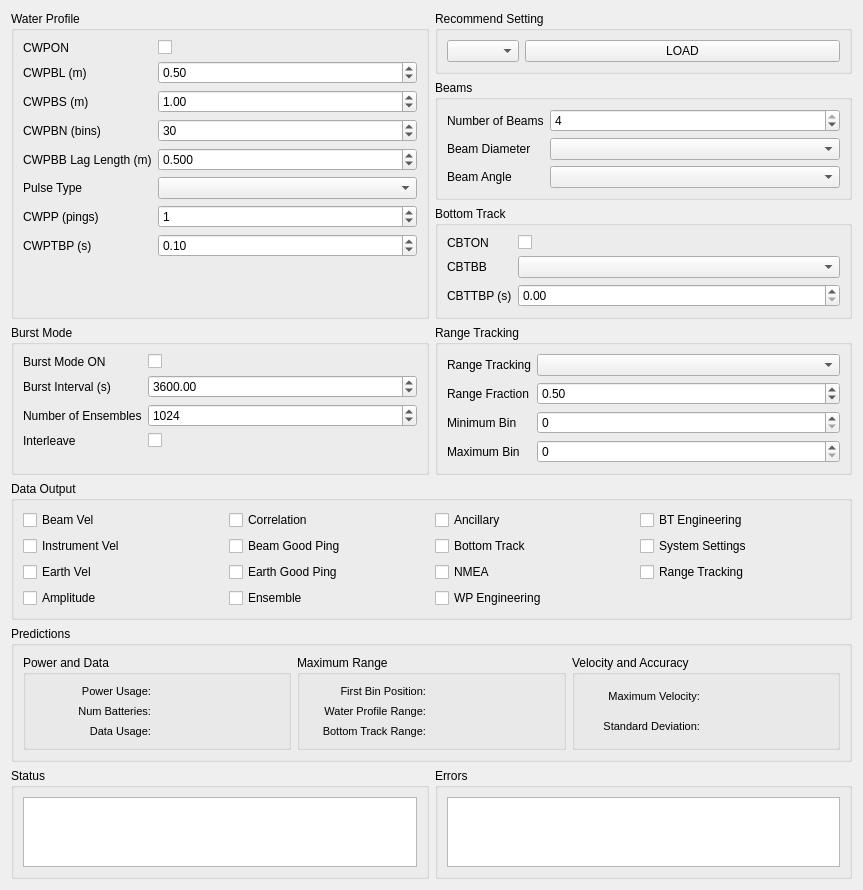
<?xml version="1.0" encoding="UTF-8"?>
<ui version="4.0">
 <class>Subsystem</class>
 <widget class="QWidget" name="Subsystem">
  <property name="geometry">
   <rect>
    <x>0</x>
    <y>0</y>
    <width>863</width>
    <height>867</height>
   </rect>
  </property>
  <property name="windowTitle">
   <string>MainWindow</string>
  </property>
  <layout class="QVBoxLayout" name="verticalLayout">
   <item>
    <layout class="QHBoxLayout" name="horizontalLayout_2">
     <item>
      <widget class="QGroupBox" name="groupBox">
       <property name="title">
        <string>Water Profile</string>
       </property>
       <layout class="QFormLayout" name="formLayout_2">
        <item row="1" column="0">
         <widget class="QLabel" name="label">
          <property name="text">
           <string>CWPON</string>
          </property>
         </widget>
        </item>
        <item row="2" column="0">
         <widget class="QLabel" name="label_2">
          <property name="text">
           <string>CWPBL (m)</string>
          </property>
         </widget>
        </item>
        <item row="2" column="1">
         <widget class="QDoubleSpinBox" name="cwpblDoubleSpinBox">
          <property name="singleStep">
           <double>0.250000000000000</double>
          </property>
          <property name="value">
           <double>0.500000000000000</double>
          </property>
         </widget>
        </item>
        <item row="3" column="0">
         <widget class="QLabel" name="label_3">
          <property name="text">
           <string>CWPBS (m)</string>
          </property>
         </widget>
        </item>
        <item row="3" column="1">
         <widget class="QDoubleSpinBox" name="cwpbsDoubleSpinBox">
          <property name="minimum">
           <double>0.010000000000000</double>
          </property>
          <property name="maximum">
           <double>200.000000000000000</double>
          </property>
          <property name="singleStep">
           <double>0.100000000000000</double>
          </property>
          <property name="value">
           <double>1.000000000000000</double>
          </property>
         </widget>
        </item>
        <item row="4" column="0">
         <widget class="QLabel" name="label_4">
          <property name="text">
           <string>CWPBN (bins)</string>
          </property>
         </widget>
        </item>
        <item row="4" column="1">
         <widget class="QSpinBox" name="cwpbnSpinBox">
          <property name="minimum">
           <number>1</number>
          </property>
          <property name="maximum">
           <number>200</number>
          </property>
          <property name="value">
           <number>30</number>
          </property>
         </widget>
        </item>
        <item row="5" column="0">
         <widget class="QLabel" name="label_5">
          <property name="text">
           <string>CWPBB Lag Length (m)</string>
          </property>
         </widget>
        </item>
        <item row="5" column="1">
         <widget class="QDoubleSpinBox" name="cwpbbDoubleSpinBox">
          <property name="decimals">
           <number>3</number>
          </property>
          <property name="singleStep">
           <double>0.050000000000000</double>
          </property>
          <property name="value">
           <double>0.500000000000000</double>
          </property>
         </widget>
        </item>
        <item row="6" column="0">
         <widget class="QLabel" name="label_6">
          <property name="text">
           <string>Pulse Type</string>
          </property>
         </widget>
        </item>
        <item row="6" column="1">
         <widget class="QComboBox" name="cwpbbComboBox"/>
        </item>
        <item row="7" column="0">
         <widget class="QLabel" name="label_7">
          <property name="text">
           <string>CWPP (pings)</string>
          </property>
         </widget>
        </item>
        <item row="7" column="1">
         <widget class="QSpinBox" name="cwppSpinBox">
          <property name="maximum">
           <number>500</number>
          </property>
          <property name="value">
           <number>1</number>
          </property>
         </widget>
        </item>
        <item row="8" column="0">
         <widget class="QLabel" name="label_8">
          <property name="text">
           <string>CWPTBP (s)</string>
          </property>
         </widget>
        </item>
        <item row="8" column="1">
         <widget class="QDoubleSpinBox" name="cwptbpDoubleSpinBox">
          <property name="singleStep">
           <double>0.100000000000000</double>
          </property>
          <property name="value">
           <double>0.100000000000000</double>
          </property>
         </widget>
        </item>
        <item row="1" column="1">
         <widget class="QCheckBox" name="cwponCheckBox">
          <property name="text">
           <string/>
          </property>
         </widget>
        </item>
       </layout>
      </widget>
     </item>
     <item>
      <layout class="QVBoxLayout" name="verticalLayout_6">
       <item>
        <widget class="QGroupBox" name="recommendSettingGroupBox">
         <property name="title">
          <string>Recommend Setting</string>
         </property>
         <layout class="QFormLayout" name="formLayout_4">
          <item row="0" column="0">
           <widget class="QComboBox" name="recommendCfgComboBox"/>
          </item>
          <item row="0" column="1">
           <widget class="QPushButton" name="presetButton">
            <property name="text">
             <string>LOAD</string>
            </property>
           </widget>
          </item>
         </layout>
        </widget>
       </item>
       <item>
        <widget class="QGroupBox" name="numBeamsGroupBox">
         <property name="title">
          <string>Beams</string>
         </property>
         <layout class="QFormLayout" name="formLayout_5">
          <item row="0" column="0">
           <widget class="QLabel" name="label_15">
            <property name="text">
             <string>Number of Beams</string>
            </property>
           </widget>
          </item>
          <item row="0" column="1">
           <widget class="QSpinBox" name="numBeamsSpinBox">
            <property name="minimum">
             <number>1</number>
            </property>
            <property name="maximum">
             <number>4</number>
            </property>
            <property name="value">
             <number>4</number>
            </property>
           </widget>
          </item>
          <item row="1" column="0">
           <widget class="QLabel" name="label_28">
            <property name="text">
             <string>Beam Diameter</string>
            </property>
           </widget>
          </item>
          <item row="1" column="1">
           <widget class="QComboBox" name="beamDiaComboBox"/>
          </item>
          <item row="2" column="0">
           <widget class="QLabel" name="label_30">
            <property name="text">
             <string>Beam Angle</string>
            </property>
           </widget>
          </item>
          <item row="2" column="1">
           <widget class="QComboBox" name="beamAngleComboBox"/>
          </item>
         </layout>
        </widget>
       </item>
       <item>
        <widget class="QGroupBox" name="groupBox_2">
         <property name="title">
          <string>Bottom Track</string>
         </property>
         <layout class="QFormLayout" name="formLayout_3">
          <item row="0" column="0">
           <widget class="QLabel" name="label_9">
            <property name="text">
             <string>CBTON</string>
            </property>
           </widget>
          </item>
          <item row="0" column="1">
           <widget class="QCheckBox" name="cbtonCheckBox">
            <property name="text">
             <string/>
            </property>
           </widget>
          </item>
          <item row="1" column="0">
           <widget class="QLabel" name="label_10">
            <property name="text">
             <string>CBTBB</string>
            </property>
           </widget>
          </item>
          <item row="1" column="1">
           <widget class="QComboBox" name="cbtbbComboBox"/>
          </item>
          <item row="2" column="0">
           <widget class="QLabel" name="label_11">
            <property name="text">
             <string>CBTTBP (s)</string>
            </property>
           </widget>
          </item>
          <item row="2" column="1">
           <widget class="QDoubleSpinBox" name="cbttbpDoubleSpinBox"/>
          </item>
         </layout>
        </widget>
       </item>
      </layout>
     </item>
    </layout>
   </item>
   <item>
    <layout class="QHBoxLayout" name="horizontalLayout_3">
     <item>
      <widget class="QGroupBox" name="groupBox_3">
       <property name="title">
        <string>Burst Mode</string>
       </property>
       <layout class="QFormLayout" name="formLayout_6">
        <item row="2" column="0">
         <widget class="QLabel" name="label_13">
          <property name="text">
           <string>Burst Interval (s)</string>
          </property>
         </widget>
        </item>
        <item row="2" column="1">
         <widget class="QDoubleSpinBox" name="cbiBurstIntervalDoubleSpinBox">
          <property name="minimum">
           <double>0.000000000000000</double>
          </property>
          <property name="maximum">
           <double>86400.000000000000000</double>
          </property>
          <property name="value">
           <double>3600.000000000000000</double>
          </property>
         </widget>
        </item>
        <item row="3" column="0">
         <widget class="QLabel" name="label_14">
          <property name="text">
           <string>Number of Ensembles</string>
          </property>
         </widget>
        </item>
        <item row="3" column="1">
         <widget class="QSpinBox" name="cbiNumEnsSpinBox">
          <property name="maximum">
           <number>5000</number>
          </property>
          <property name="singleStep">
           <number>128</number>
          </property>
          <property name="value">
           <number>1024</number>
          </property>
         </widget>
        </item>
        <item row="4" column="0">
         <widget class="QLabel" name="label_18">
          <property name="text">
           <string>Interleave</string>
          </property>
         </widget>
        </item>
        <item row="4" column="1">
         <widget class="QCheckBox" name="cbiInterleaveCheckBox">
          <property name="text">
           <string/>
          </property>
         </widget>
        </item>
        <item row="1" column="0">
         <widget class="QLabel" name="label_12">
          <property name="text">
           <string>Burst Mode ON</string>
          </property>
         </widget>
        </item>
        <item row="1" column="1">
         <widget class="QCheckBox" name="cbiEnabledCheckBox">
          <property name="text">
           <string/>
          </property>
         </widget>
        </item>
       </layout>
      </widget>
     </item>
     <item>
      <widget class="QGroupBox" name="groupBox_11">
       <property name="title">
        <string>Range Tracking</string>
       </property>
       <layout class="QFormLayout" name="formLayout_7">
        <item row="1" column="1">
         <widget class="QComboBox" name="rangeTrackingComboBox"/>
        </item>
        <item row="2" column="0">
         <widget class="QLabel" name="label_22">
          <property name="text">
           <string>Range Fraction</string>
          </property>
         </widget>
        </item>
        <item row="2" column="1">
         <widget class="QDoubleSpinBox" name="cwprtRangeFractionSpinBox">
          <property name="value">
           <double>0.500000000000000</double>
          </property>
         </widget>
        </item>
        <item row="3" column="0">
         <widget class="QLabel" name="label_24">
          <property name="text">
           <string>Minimum Bin</string>
          </property>
         </widget>
        </item>
        <item row="3" column="1">
         <widget class="QSpinBox" name="cwprtMinBinSpinBox"/>
        </item>
        <item row="4" column="0">
         <widget class="QLabel" name="label_26">
          <property name="text">
           <string>Maximum Bin</string>
          </property>
         </widget>
        </item>
        <item row="4" column="1">
         <widget class="QSpinBox" name="cwprtMaxBinSpinBox"/>
        </item>
        <item row="1" column="0">
         <widget class="QLabel" name="label_20">
          <property name="text">
           <string>Range Tracking</string>
          </property>
         </widget>
        </item>
       </layout>
      </widget>
     </item>
    </layout>
   </item>
   <item>
    <widget class="QGroupBox" name="cedGroupBox">
     <property name="title">
      <string>Data Output</string>
     </property>
     <layout class="QGridLayout" name="gridLayout_4">
      <item row="0" column="0">
       <widget class="QCheckBox" name="cedBeamVelCheckBox">
        <property name="text">
         <string>Beam Vel</string>
        </property>
       </widget>
      </item>
      <item row="0" column="1">
       <widget class="QCheckBox" name="cedCorrCheckBox">
        <property name="text">
         <string>Correlation</string>
        </property>
       </widget>
      </item>
      <item row="0" column="2">
       <widget class="QCheckBox" name="cedAncCheckBox">
        <property name="text">
         <string>Ancillary</string>
        </property>
       </widget>
      </item>
      <item row="0" column="3">
       <widget class="QCheckBox" name="cedBtEngCheckBox">
        <property name="text">
         <string>BT Engineering</string>
        </property>
       </widget>
      </item>
      <item row="1" column="0">
       <widget class="QCheckBox" name="cedInstrVelCheckBox">
        <property name="text">
         <string>Instrument Vel</string>
        </property>
       </widget>
      </item>
      <item row="1" column="1">
       <widget class="QCheckBox" name="cedBeamGoodPingCheckBox">
        <property name="text">
         <string>Beam Good Ping</string>
        </property>
       </widget>
      </item>
      <item row="1" column="2">
       <widget class="QCheckBox" name="cedBtCheckBox">
        <property name="text">
         <string>Bottom Track</string>
        </property>
       </widget>
      </item>
      <item row="1" column="3">
       <widget class="QCheckBox" name="cedSysSettingCheckBox">
        <property name="text">
         <string>System Settings</string>
        </property>
       </widget>
      </item>
      <item row="2" column="0">
       <widget class="QCheckBox" name="cedEarthVelCheckBox">
        <property name="text">
         <string>Earth Vel</string>
        </property>
       </widget>
      </item>
      <item row="2" column="1">
       <widget class="QCheckBox" name="cedEarthGoodPingCheckBox">
        <property name="text">
         <string>Earth Good Ping</string>
        </property>
       </widget>
      </item>
      <item row="2" column="2">
       <widget class="QCheckBox" name="cedNmeaCheckBox">
        <property name="text">
         <string>NMEA</string>
        </property>
       </widget>
      </item>
      <item row="2" column="3">
       <widget class="QCheckBox" name="cedRangeTrackingCheckBox">
        <property name="text">
         <string>Range Tracking</string>
        </property>
       </widget>
      </item>
      <item row="3" column="0">
       <widget class="QCheckBox" name="cedAmpCheckBox">
        <property name="text">
         <string>Amplitude</string>
        </property>
       </widget>
      </item>
      <item row="3" column="1">
       <widget class="QCheckBox" name="cedEnsCheckBox">
        <property name="text">
         <string>Ensemble</string>
        </property>
       </widget>
      </item>
      <item row="3" column="2">
       <widget class="QCheckBox" name="cedWpEngCheckBox">
        <property name="text">
         <string>WP Engineering</string>
        </property>
       </widget>
      </item>
     </layout>
    </widget>
   </item>
   <item>
    <widget class="QGroupBox" name="predictionGroupBox">
     <property name="autoFillBackground">
      <bool>false</bool>
     </property>
     <property name="title">
      <string>Predictions</string>
     </property>
     <layout class="QHBoxLayout" name="horizontalLayout_4">
      <item>
       <widget class="QGroupBox" name="powerDataGroupBox">
        <property name="title">
         <string>Power and Data</string>
        </property>
        <layout class="QGridLayout" name="gridLayout_5">
         <item row="1" column="0">
          <widget class="QLabel" name="label_17">
           <property name="font">
            <font>
             <pointsize>8</pointsize>
            </font>
           </property>
           <property name="text">
            <string>Num Batteries: </string>
           </property>
           <property name="alignment">
            <set>Qt::AlignRight|Qt::AlignTrailing|Qt::AlignVCenter</set>
           </property>
          </widget>
         </item>
         <item row="2" column="0">
          <widget class="QLabel" name="label_29">
           <property name="font">
            <font>
             <pointsize>8</pointsize>
            </font>
           </property>
           <property name="text">
            <string>Data Usage: </string>
           </property>
           <property name="alignment">
            <set>Qt::AlignRight|Qt::AlignTrailing|Qt::AlignVCenter</set>
           </property>
          </widget>
         </item>
         <item row="2" column="1">
          <widget class="QLabel" name="dataUsageLabel">
           <property name="text">
            <string/>
           </property>
          </widget>
         </item>
         <item row="0" column="0">
          <widget class="QLabel" name="label_16">
           <property name="sizePolicy">
            <sizepolicy hsizetype="Preferred" vsizetype="Preferred">
             <horstretch>0</horstretch>
             <verstretch>0</verstretch>
            </sizepolicy>
           </property>
           <property name="font">
            <font>
             <pointsize>8</pointsize>
            </font>
           </property>
           <property name="text">
            <string>Power Usage: </string>
           </property>
           <property name="alignment">
            <set>Qt::AlignRight|Qt::AlignTrailing|Qt::AlignVCenter</set>
           </property>
          </widget>
         </item>
         <item row="0" column="1">
          <widget class="QLabel" name="powerLabel">
           <property name="text">
            <string/>
           </property>
          </widget>
         </item>
         <item row="1" column="1">
          <widget class="QLabel" name="numBatteriesLabel">
           <property name="text">
            <string/>
           </property>
          </widget>
         </item>
        </layout>
       </widget>
      </item>
      <item>
       <widget class="QGroupBox" name="rangeGroupBox">
        <property name="title">
         <string>Maximum Range</string>
        </property>
        <layout class="QGridLayout" name="gridLayout_2">
         <item row="0" column="1">
          <widget class="QLabel" name="firstBinPosLabel">
           <property name="text">
            <string/>
           </property>
          </widget>
         </item>
         <item row="1" column="1">
          <widget class="QLabel" name="wpRangeLabel">
           <property name="text">
            <string/>
           </property>
          </widget>
         </item>
         <item row="2" column="1">
          <widget class="QLabel" name="btRangeLabel">
           <property name="text">
            <string/>
           </property>
          </widget>
         </item>
         <item row="0" column="0">
          <widget class="QLabel" name="label_23">
           <property name="font">
            <font>
             <pointsize>8</pointsize>
            </font>
           </property>
           <property name="text">
            <string>First Bin Position: </string>
           </property>
           <property name="alignment">
            <set>Qt::AlignRight|Qt::AlignTrailing|Qt::AlignVCenter</set>
           </property>
          </widget>
         </item>
         <item row="1" column="0">
          <widget class="QLabel" name="label_25">
           <property name="font">
            <font>
             <pointsize>8</pointsize>
            </font>
           </property>
           <property name="text">
            <string>Water Profile Range: </string>
           </property>
           <property name="alignment">
            <set>Qt::AlignRight|Qt::AlignTrailing|Qt::AlignVCenter</set>
           </property>
          </widget>
         </item>
         <item row="2" column="0">
          <widget class="QLabel" name="label_27">
           <property name="font">
            <font>
             <pointsize>8</pointsize>
            </font>
           </property>
           <property name="text">
            <string>Bottom Track Range: </string>
           </property>
           <property name="alignment">
            <set>Qt::AlignRight|Qt::AlignTrailing|Qt::AlignVCenter</set>
           </property>
          </widget>
         </item>
        </layout>
       </widget>
      </item>
      <item>
       <widget class="QGroupBox" name="velAccGroupBox">
        <property name="title">
         <string>Velocity and Accuracy</string>
        </property>
        <layout class="QGridLayout" name="gridLayout_3">
         <item row="0" column="0">
          <widget class="QLabel" name="label_19">
           <property name="font">
            <font>
             <pointsize>8</pointsize>
            </font>
           </property>
           <property name="text">
            <string>Maximum Velocity: </string>
           </property>
           <property name="alignment">
            <set>Qt::AlignRight|Qt::AlignTrailing|Qt::AlignVCenter</set>
           </property>
          </widget>
         </item>
         <item row="1" column="1">
          <widget class="QLabel" name="stdLabel">
           <property name="text">
            <string/>
           </property>
          </widget>
         </item>
         <item row="1" column="0">
          <widget class="QLabel" name="label_21">
           <property name="font">
            <font>
             <pointsize>8</pointsize>
            </font>
           </property>
           <property name="text">
            <string>Standard Deviation: </string>
           </property>
           <property name="alignment">
            <set>Qt::AlignRight|Qt::AlignTrailing|Qt::AlignVCenter</set>
           </property>
          </widget>
         </item>
         <item row="0" column="1">
          <widget class="QLabel" name="maxVelLabel">
           <property name="text">
            <string/>
           </property>
          </widget>
         </item>
        </layout>
       </widget>
      </item>
     </layout>
    </widget>
   </item>
   <item>
    <layout class="QHBoxLayout" name="horizontalLayout">
     <item>
      <widget class="QGroupBox" name="statusGroupBox">
       <property name="title">
        <string>Status</string>
       </property>
       <layout class="QVBoxLayout" name="verticalLayout_3">
        <item>
         <widget class="QTextBrowser" name="pingingTextBrowser"/>
        </item>
       </layout>
      </widget>
     </item>
     <item>
      <widget class="QGroupBox" name="errorGroupBox">
       <property name="title">
        <string>Errors</string>
       </property>
       <layout class="QVBoxLayout" name="verticalLayout_2">
        <item>
         <widget class="QTextBrowser" name="errorTextBrowser"/>
        </item>
       </layout>
      </widget>
     </item>
    </layout>
   </item>
  </layout>
 </widget>
 <resources/>
 <connections/>
</ui>
